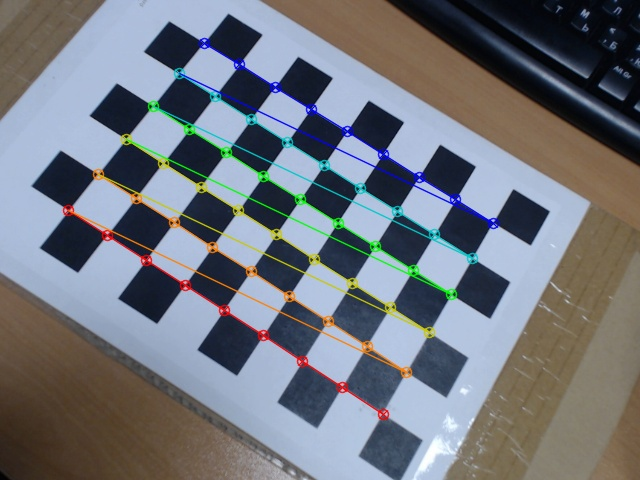
#> input picture hw3/calibration_images/chessboard_calib_000.jpg, 640 x 480 px, given in place of video.mp4, which was not available
$ python stereo_depth_sgbm.py   (older library calls are emulated)
#> lines starting #> are read from the running program, lines starting #| are printed output that depends on the picture; pictures that were not available may be replaced by others from this repository, and a replacement may not be noted
import cv2
import numpy as np

VIDEO_PATH = "video.mp4"
CALIB_PATH = "stereo_calibration.npz"

data = np.load(CALIB_PATH)
#> (reads hw6/stereo_calibration.npz from the repository)

K1 = data["K1"]
D1 = data["D1"]

K2 = data["K2"]
D2 = data["D2"]

R = data["R"]
T = data["T"]

cap = cv2.VideoCapture(VIDEO_PATH)

ret, frame = cap.read()
#> frame is the input picture: shape (480, 640, 3); mean B, G, R 124.2, 116.6, 112.6

if not ret:
    print("Ошибка чтения видео")
    exit()

height, width, _ = frame.shape
#> height = 480; width = 640

half_width = width // 2
#> half_width = 320

left = frame[:, :half_width]
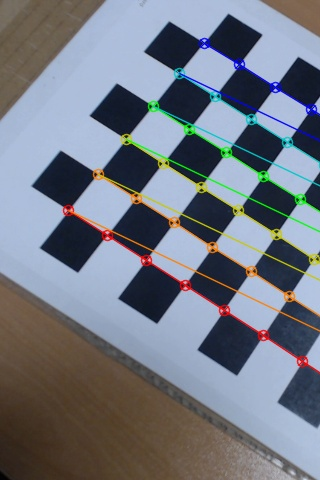
#> left: shape (480, 320, 3); mean B, G, R 130.2, 119.4, 113.9
right = frame[:, half_width:]

h, w = left.shape[:2]
#> h = 480; w = 320

R1, R2, P1, P2, Q, roi1, roi2 = cv2.stereoRectify(
    K1,
    D1,
    K2,
    D2,
    (w, h),
    R,
    T
)
#> roi1 = (53, 5, 267, 467); roi2 = (0, 5, 315, 475)


map1x, map1y = cv2.initUndistortRectifyMap(
    K1,
    D1,
    R1,
    P1,
    (w, h),
    cv2.CV_32FC1
)

map2x, map2y = cv2.initUndistortRectifyMap(
    K2,
    D2,
    R2,
    P2,
    (w, h),
    cv2.CV_32FC1
)

stereo = cv2.StereoSGBM_create(

    minDisparity=0,

    numDisparities=16 * 8,

    blockSize=7,

    P1=4 * 3 * 7**2,

    P2=16 * 3 * 7**2,

    disp12MaxDiff=1,

    uniquenessRatio=10,

    speckleWindowSize=100,

    speckleRange=32
)

while True:

    ret, frame = cap.read()

    if not ret:
        break

    left = frame[:, :half_width]
    right = frame[:, half_width:]

    rect_left = cv2.remap(
        left,
        map1x,
        map1y,
        cv2.INTER_LINEAR
    )
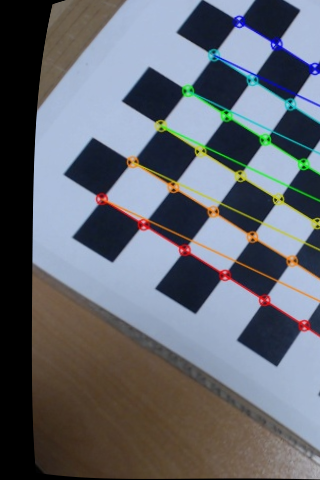
#> rect_left: shape (480, 320, 3); mean B, G, R 111.7, 103.1, 99.1

    rect_right = cv2.remap(
        right,
        map2x,
        map2y,
        cv2.INTER_LINEAR
    )
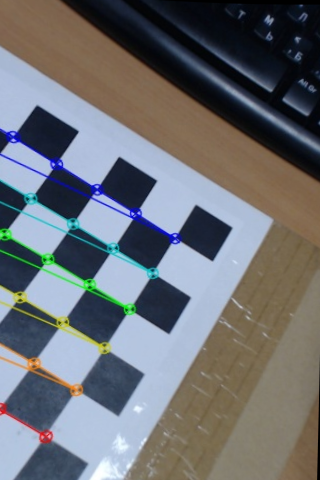
#> rect_right: shape (480, 320, 3); mean B, G, R 115.2, 110.9, 108.4

    gray_left = cv2.cvtColor(
        rect_left,
        cv2.COLOR_BGR2GRAY
    )
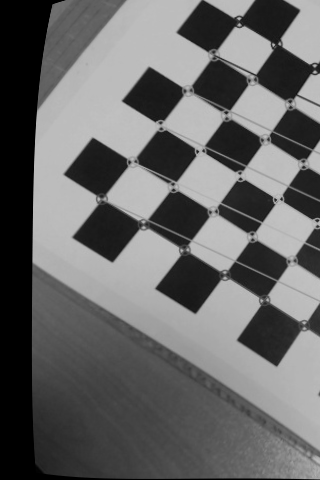
#> gray_left: shape (480, 320); min 0, max 197, mean 102.9

    gray_right = cv2.cvtColor(
        rect_right,
        cv2.COLOR_BGR2GRAY
    )
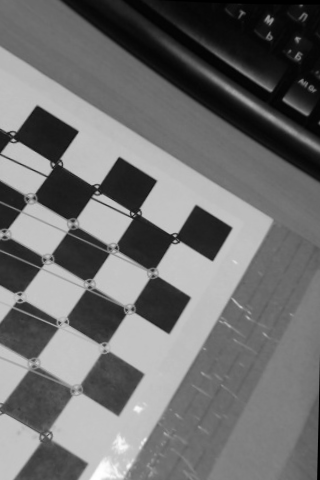
#> gray_right: shape (480, 320); min 0, max 255, mean 110.6

    disparity = stereo.compute(
        gray_left,
        gray_right
    ).astype(np.float32)
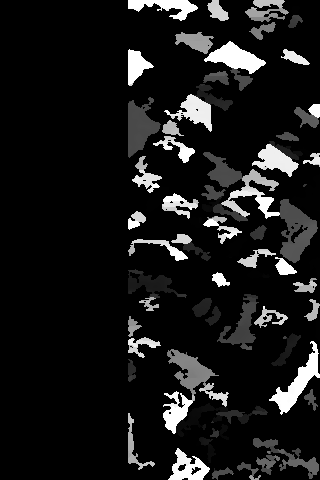
#> disparity: shape (480, 320) float32; min -16, max 2032, mean 186.7; drawn with min black and max white

    disparity = disparity / 16.0

    disparity_visual = cv2.normalize(
        disparity,
        None,
        0,
        255,
        cv2.NORM_MINMAX
    )

    disparity_visual = np.uint8(disparity_visual)

    disparity_color = cv2.applyColorMap(
        disparity_visual,
        cv2.COLORMAP_JET
    )
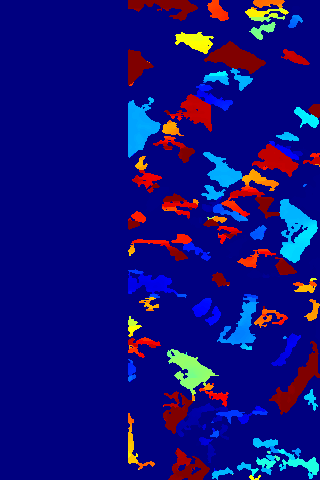
#> disparity_color: shape (480, 320, 3); mean B, G, R 124.7, 14.1, 17.8

    cv2.imshow("LEFT RECTIFIED", rect_left)

    cv2.imshow("RIGHT RECTIFIED", rect_right)

    cv2.imshow("DISPARITY MAP", disparity_color)

    key = cv2.waitKey(1)
#> (key Esc is pressed here)

    if key == 27:
        break

cap.release()

cv2.destroyAllWindows()
